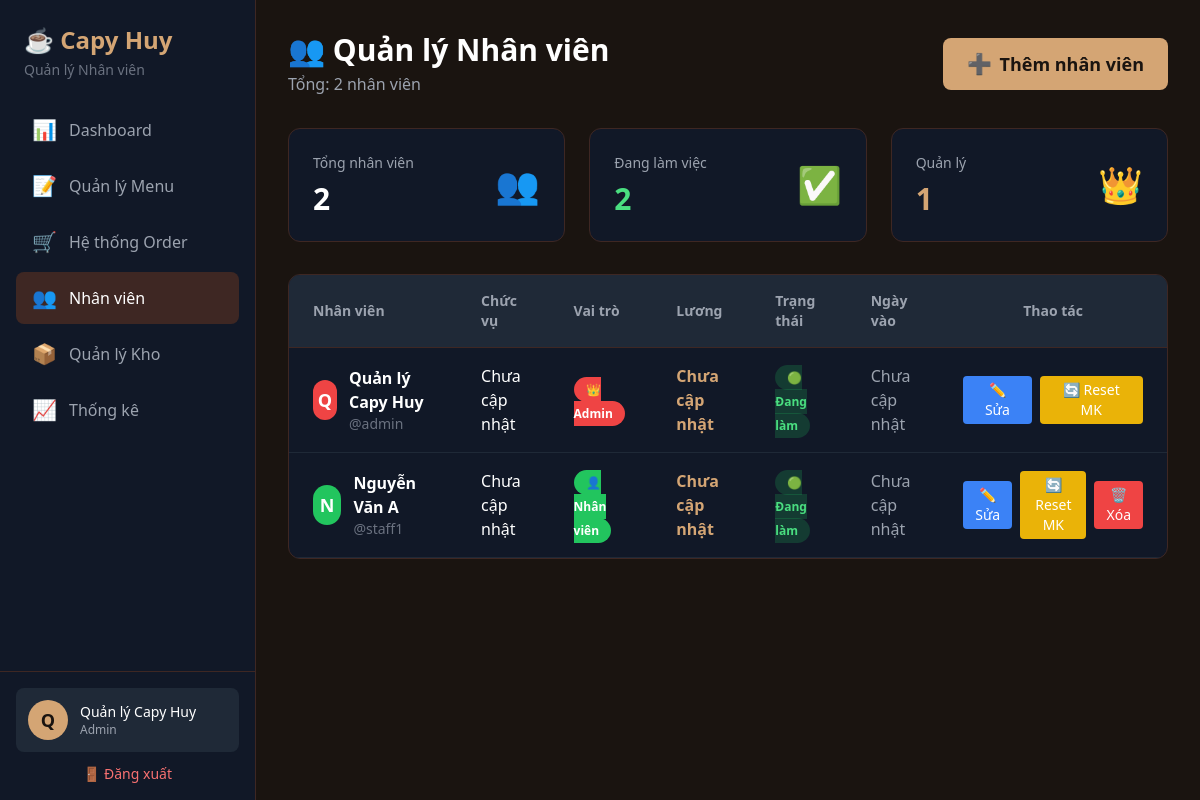
The page /pages/staff.php (signed in) on the database its author committed.
### tables this page shows
CREATE TABLE IF NOT EXISTS users (
    id INT PRIMARY KEY AUTO_INCREMENT,
    username VARCHAR(50) UNIQUE NOT NULL,
    password VARCHAR(255) NOT NULL,
    full_name VARCHAR(100) NOT NULL,
    role ENUM('admin', 'manager', 'staff') DEFAULT 'staff',
    status ENUM('active', 'inactive') DEFAULT 'active',
    created_at TIMESTAMP DEFAULT CURRENT_TIMESTAMP
);

### pages/staff.php (the view, shortened to what this page needs)
<?php
$database = new Database();
$db = $database->getConnection();
$staffs = [];
try {
    $query = "SELECT u.*, s.position, s.phone, s.salary, s.hire_date
              FROM users u
              LEFT JOIN staff s ON u.id = s.user_id
              WHERE u.role IN ('admin', 'manager', 'staff')
              ORDER BY FIELD(u.role, 'admin', 'manager', 'staff'), u.full_name";
    $stmt = $db->prepare($query);
    $stmt->execute();
    $staffs = $stmt->fetchAll(PDO::FETCH_ASSOC);
} catch(PDOException $e) {
    $message = "❌ Lỗi database: " . $e->getMessage();
    $messageType = 'error';
}
$total_staff = count($staffs);
$active_staff = count(array_filter($staffs, function($s) { return $s['status'] == 'active'; }));
$admin_count = count(array_filter($staffs, function($s) { return $s['role'] == 'admin'; }));
?>
<!DOCTYPE html>
<html lang="vi">
<head>
    <script src="https://cdn.tailwindcss.com"></script>
</head>
<body class="bg-coffee-dark text-gray-300">
    <div class="flex h-screen">
        <div class="w-64 bg-gray-900 border-r border-coffee-brown flex flex-col">
            <div class="p-6">
                <h2 class="text-2xl font-bold text-coffee-gold">☕ Capy Huy</h2>
                <p class="text-gray-500 text-sm mt-1">Quản lý Nhân viên</p>
            </div>
            <nav class="flex-1 px-4 space-y-1">
                <a href="../index.php" class="flex items-center px-4 py-3 text-gray-400 hover:bg-gray-800 rounded-lg transition">
                    <span class="text-xl">📊</span><span class="ml-3">Dashboard</span>
                </a>
                <a href="menu.php" class="flex items-center px-4 py-3 text-gray-400 hover:bg-gray-800 rounded-lg transition">
                    <span class="text-xl">📝</span><span class="ml-3">Quản lý Menu</span>
                </a>
                <a href="orders.php" class="flex items-center px-4 py-3 text-gray-400 hover:bg-gray-800 rounded-lg transition">
                    <span class="text-xl">🛒</span><span class="ml-3">Hệ thống Order</span>
                </a>
                <a href="staff.php" class="flex items-center px-4 py-3 bg-coffee-brown text-white rounded-lg">
                    <span class="text-xl">👥</span><span class="ml-3">Nhân viên</span>
                </a>
                <a href="inventory.php" class="flex items-center px-4 py-3 text-gray-400 hover:bg-gray-800 rounded-lg transition">
                    <span class="text-xl">📦</span><span class="ml-3">Quản lý Kho</span>
                </a>
                <a href="reports.php" class="flex items-center px-4 py-3 text-gray-400 hover:bg-gray-800 rounded-lg transition">
                    <span class="text-xl">📈</span><span class="ml-3">Thống kê</span>
                </a>
            </nav>
            <div class="p-4 border-t border-coffee-brown">
                <div class="flex items-center p-3 bg-gray-800 rounded-lg">
                    <div class="w-10 h-10 bg-coffee-gold rounded-full flex items-center justify-center text-coffee-dark font-bold text-lg">
                        <?php echo strtoupper(substr($_SESSION['full_name'] ?? 'A', 0, 1)); ?>
                    </div>
                    <div class="ml-3">
                        <p class="text-sm font-medium text-white"><?php echo $_SESSION['full_name'] ?? 'Admin'; ?></p>
                        <p class="text-xs text-gray-400 capitalize"><?php echo $_SESSION['role'] ?? 'admin'; ?></p>
                    </div>
                </div>
                <a href="../logout.php" class="mt-3 flex items-center justify-center text-red-400 text-sm hover:text-red-300 transition">
                    <span>🚪</span><span class="ml-1">Đăng xuất</span>
                </a>
            </div>
        </div>
        <div class="flex-1 overflow-y-auto">
            <div class="p-8">
                <div class="flex items-center justify-between mb-8">
                    <div>
                        <h1 class="text-3xl font-bold text-white">👥 Quản lý Nhân viên</h1>
                        <p class="text-gray-400 mt-1">Tổng: <?php echo $total_staff; ?> nhân viên</p>
                    </div>
                    <button onclick="openAddModal()" class="bg-coffee-gold text-coffee-dark px-6 py-3 rounded-lg font-bold text-lg hover:bg-opacity-90 transition flex items-center">
                        <span class="text-xl mr-2">➕</span> Thêm nhân viên
                    </button>
                </div>
                <div class="grid grid-cols-1 md:grid-cols-3 gap-6 mb-8">
                    <div class="bg-gray-900 rounded-xl p-6 border border-coffee-brown">
                        <div class="flex items-center justify-between">
                            <div>
                                <p class="text-gray-400 text-sm">Tổng nhân viên</p>
                                <p class="text-3xl font-bold text-white mt-2"><?php echo $total_staff; ?></p>
                            </div>
                            <span class="text-4xl">👥</span>
                        </div>
                    </div>
                    <div class="bg-gray-900 rounded-xl p-6 border border-coffee-brown">
                        <div class="flex items-center justify-between">
                            <div>
                                <p class="text-gray-400 text-sm">Đang làm việc</p>
                                <p class="text-3xl font-bold text-green-400 mt-2"><?php echo $active_staff; ?></p>
                            </div>
                            <span class="text-4xl">✅</span>
                        </div>
                    </div>
                    <div class="bg-gray-900 rounded-xl p-6 border border-coffee-brown">
                        <div class="flex items-center justify-between">
                            <div>
                                <p class="text-gray-400 text-sm">Quản lý</p>
                                <p class="text-3xl font-bold text-coffee-gold mt-2"><?php echo $admin_count; ?></p>
                            </div>
                            <span class="text-4xl">👑</span>
                        </div>
                    </div>
                </div>
                <div class="bg-gray-900 rounded-xl border border-coffee-brown overflow-hidden">
                    <div class="overflow-x-auto">
                        <table class="w-full">
                            <thead>
                                <tr class="border-b border-coffee-brown bg-gray-800">
                                    <th class="py-4 px-6 text-left text-sm font-semibold text-gray-400">Nhân viên</th>
                                    <th class="py-4 px-6 text-left text-sm font-semibold text-gray-400">Chức vụ</th>
                                    <th class="py-4 px-6 text-left text-sm font-semibold text-gray-400">Vai trò</th>
                                    <th class="py-4 px-6 text-left text-sm font-semibold text-gray-400">Lương</th>
                                    <th class="py-4 px-6 text-left text-sm font-semibold text-gray-400">Trạng thái</th>
                                    <th class="py-4 px-6 text-left text-sm font-semibold text-gray-400">Ngày vào</th>
                                    <th class="py-4 px-6 text-center text-sm font-semibold text-gray-400">Thao tác</th>
                                </tr>
                            </thead>
                            <tbody>
                                <?php foreach ($staffs as $staff): ?>
                                <tr class="staff-row border-b border-gray-800 transition">
                                    <td class="py-4 px-6">
                                        <div class="flex items-center">
                                            <div class="w-10 h-10 rounded-full flex items-center justify-center text-white font-bold text-lg
                                                      <?php echo $staff['role'] == 'admin' ? 'bg-red-500' : ($staff['role'] == 'manager' ? 'bg-blue-500' : 'bg-green-500'); ?>">
                                                <?php echo strtoupper(substr($staff['full_name'], 0, 1)); ?>
                                            </div>
                                            <div class="ml-3">
                                                <p class="text-white font-semibold"><?php echo $staff['full_name']; ?></p>
                                                <p class="text-gray-500 text-sm">@<?php echo $staff['username']; ?></p>
                                            </div>
                                        </div>
                                    </td>
                                    <td class="py-4 px-6 text-white"><?php echo $staff['position'] ?: 'Chưa cập nhật'; ?></td>
                                    <td class="py-4 px-6">
                                        <span class="px-3 py-1 rounded-full text-xs font-bold
                                                   <?php echo $staff['role'] == 'admin' ? 'bg-red-500 text-white' :
                                                             ($staff['role'] == 'manager' ? 'bg-blue-500 text-white' : 'bg-green-500 text-white'); ?>">
                                            <?php
                                            $role_names = ['admin' => '👑 Admin', 'manager' => '🔧 Quản lý', 'staff' => '👤 Nhân viên'];
                                            echo $role_names[$staff['role']] ?? 'Nhân viên';
                                            ?>
                                        </span>
                                    </td>
                                    <td class="py-4 px-6">
                                        <span class="text-coffee-gold font-semibold">
                                            <?php echo $staff['salary'] ? number_format($staff['salary'], 0, ',', '.').'₫' : 'Chưa cập nhật'; ?>
                                        </span>
                                    </td>
                                    <td class="py-4 px-6">
                                        <span class="px-3 py-1 rounded-full text-xs font-bold
                                                   <?php echo $staff['status'] == 'active' ? 'bg-green-500 bg-opacity-20 text-green-400' : 'bg-red-500 bg-opacity-20 text-red-400'; ?>">
                                            <?php echo $staff['status'] == 'active' ? '🟢 Đang làm' : '🔴 Nghỉ việc'; ?>
                                        </span>
                                    </td>
                                    <td class="py-4 px-6 text-gray-400">
                                        <?php echo $staff['hire_date'] ? date('d/m/Y', strtotime($staff['hire_date'])) : 'Chưa cập nhật'; ?>
                                    </td>
                                    <td class="py-4 px-6">
                                        <div class="flex items-center justify-center gap-2">
                                            <button onclick="editStaff(<?php echo $staff['id']; ?>, '<?php echo htmlspecialchars($staff['full_name'], ENT_QUOTES); ?>', '<?php echo $staff['role']; ?>', '<?php echo $staff['status']; ?>', '<?php echo htmlspecialchars($staff['position'] ?? '', ENT_QUOTES); ?>', '<?php echo $staff['phone'] ?? ''; ?>', <?php echo $staff['salary'] ?? 0; ?>)"
                                                    class="bg-blue-500 hover:bg-blue-600 text-white px-3 py-1 rounded text-sm transition">
                                                ✏️ Sửa
                                            </button>
                                            <button onclick="resetPassword(<?php echo $staff['id']; ?>, '<?php echo htmlspecialchars($staff['full_name'], ENT_QUOTES); ?>')"
                                                    class="bg-yellow-500 hover:bg-yellow-600 text-white px-3 py-1 rounded text-sm transition">
                                                🔄 Reset MK
                                            </button>
                                            <?php if ($staff['role'] != 'admin' || $staff['id'] != $_SESSION['user_id']): ?>
                                            <button onclick="deleteStaff(<?php echo $staff['id']; ?>, '<?php echo htmlspecialchars($staff['full_name'], ENT_QUOTES); ?>')"
                                                    class="bg-red-500 hover:bg-red-600 text-white px-3 py-1 rounded text-sm transition">
                                                🗑️ Xóa
                                            </button>
                                            <?php endif; ?>
                                        </div>
                                    </td>
                                </tr>
                                <?php endforeach; ?>
                            </tbody>
                        </table>
                    </div>
                </div>
            </div>
        </div>
    </div>
</body>
</html>

### rows shown on the page
users: full_name "Q", full_name "Quản lý Capy Huy", username "admin", position "Chưa cập nhật", role "👑 Admin", status "🟢 Đang làm"
users: full_name "N", full_name "Nguyễn Văn A", username "staff1", position "Chưa cập nhật", role "👤 Nhân viên", status "🟢 Đang làm"

### other values the page prints
substr($_SESSION['full_name'] ?? 'A', 0, 1) "Q"
$_SESSION['full_name'] "Quản lý Capy Huy"
$_SESSION['role'] "Admin"
$total_staff "2"
$active_staff "2"
$admin_count "1"
